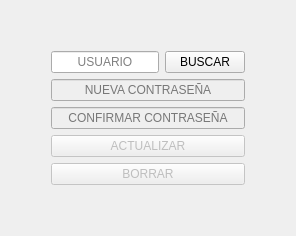
         <widget class="QWidget" name="widget_actualizar_usuarios">
          <layout class="QGridLayout" name="gridLayout_9">
           <item row="1" column="0">
            <spacer name="horizontalSpacer">
             <property name="orientation">
              <enum>Qt::Orientation::Horizontal</enum>
             </property>
             <property name="sizeHint" stdset="0">
              <size>
               <width>40</width>
               <height>20</height>
              </size>
             </property>
            </spacer>
           </item>
           <item row="1" column="1">
            <layout class="QGridLayout" name="gridLayout_8">
             <item row="2" column="0" colspan="2">
              <widget class="QLineEdit" name="line_confirmar">
               <property name="enabled">
                <bool>false</bool>
               </property>
               <property name="alignment">
                <set>Qt::AlignmentFlag::AlignCenter</set>
               </property>
               <property name="placeholderText">
                <string>CONFIRMAR CONTRASEÑA</string>
               </property>
              </widget>
             </item>
             <item row="0" column="1">
              <widget class="QPushButton" name="boton_buscar_usuario">
               <property name="cursor">
                <cursorShape>PointingHandCursor</cursorShape>
               </property>
               <property name="text">
                <string>BUSCAR</string>
               </property>
              </widget>
             </item>
             <item row="0" column="0">
              <widget class="QLineEdit" name="line_usuario">
               <property name="alignment">
                <set>Qt::AlignmentFlag::AlignCenter</set>
               </property>
               <property name="placeholderText">
                <string>USUARIO</string>
               </property>
              </widget>
             </item>
             <item row="1" column="0" colspan="2">
              <widget class="QLineEdit" name="line_contrasena">
               <property name="enabled">
                <bool>false</bool>
               </property>
               <property name="alignment">
                <set>Qt::AlignmentFlag::AlignCenter</set>
               </property>
               <property name="placeholderText">
                <string>NUEVA CONTRASEÑA</string>
               </property>
              </widget>
             </item>
             <item row="3" column="0" colspan="2">
              <widget class="QPushButton" name="boton_actualizar_usuario">
               <property name="enabled">
                <bool>false</bool>
               </property>
               <property name="cursor">
                <cursorShape>PointingHandCursor</cursorShape>
               </property>
               <property name="text">
                <string>ACTUALIZAR</string>
               </property>
              </widget>
             </item>
             <item row="4" column="0" colspan="2">
              <widget class="QPushButton" name="boton_borrar_usuario">
               <property name="enabled">
                <bool>false</bool>
               </property>
               <property name="text">
                <string>BORRAR</string>
               </property>
              </widget>
             </item>
            </layout>
           </item>
           <item row="1" column="2">
            <spacer name="horizontalSpacer_2">
             <property name="orientation">
              <enum>Qt::Orientation::Horizontal</enum>
             </property>
             <property name="sizeHint" stdset="0">
              <size>
               <width>40</width>
               <height>20</height>
              </size>
             </property>
            </spacer>
           </item>
           <item row="0" column="1">
            <spacer name="verticalSpacer_4">
             <property name="orientation">
              <enum>Qt::Orientation::Vertical</enum>
             </property>
             <property name="sizeHint" stdset="0">
              <size>
               <width>20</width>
               <height>40</height>
              </size>
             </property>
            </spacer>
           </item>
           <item row="2" column="1">
            <spacer name="verticalSpacer_5">
             <property name="orientation">
              <enum>Qt::Orientation::Vertical</enum>
             </property>
             <property name="sizeHint" stdset="0">
              <size>
               <width>20</width>
               <height>40</height>
              </size>
             </property>
            </spacer>
           </item>
          </layout>
         </widget>
